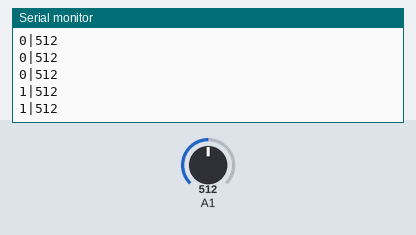
The sketch below on a simulated Arduino Uno, built with avr-gcc and run on an emulated ATmega328P. Parts: the last lines printed to the serial monitor. The test bench sets the inputs (shaded band); at power-on: A1 = 512.

Above: at 1.2 s.
1.3 s: A1 set to 716
At 1.31 s:
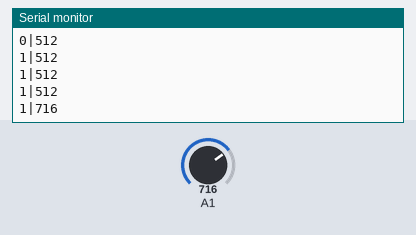
2.8 s: A1 set to 900
At 2.82 s:
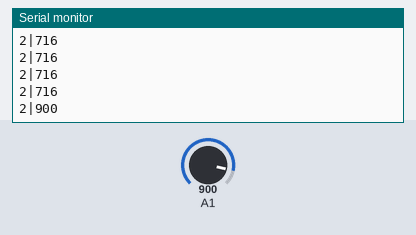
Timing chart, 0 to 5.8 s (numbered marks = the images above; inputs shaded):
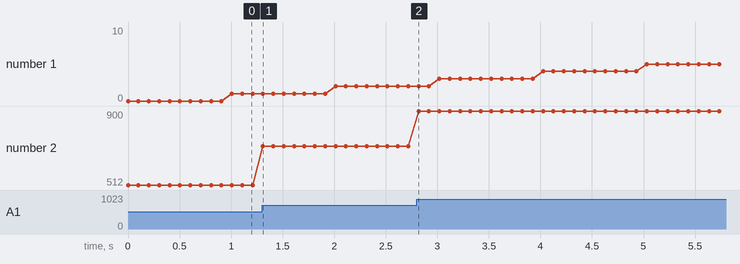

Measured:
- after the input at 1.3 s, the serial monitor: prints a new line at once (image 1)
- after the input at 2.8 s, the serial monitor: prints a new line at once (image 2)
- plotted number 2: 512 → 716 after the input at 1.3 s, 716 → 900 after the input at 2.8 s

The sketch:

arduino_program.ino
```cpp
#include <TimeLib.h>
int thrust = 0;
int time = 0;

void setup() {
  Serial.begin(9600);
}

void loop() {
  get_thrust();
  time = now();
  sendValues();
  delay(100);
}

void get_thrust() {
  thrust = analogRead(A1);
}

void sendValues() {
  String builtString = String("");
  builtString += String((int)time);
  builtString += String("|");
  builtString += String((int)thrust);
  Serial.println(builtString);
}
```
